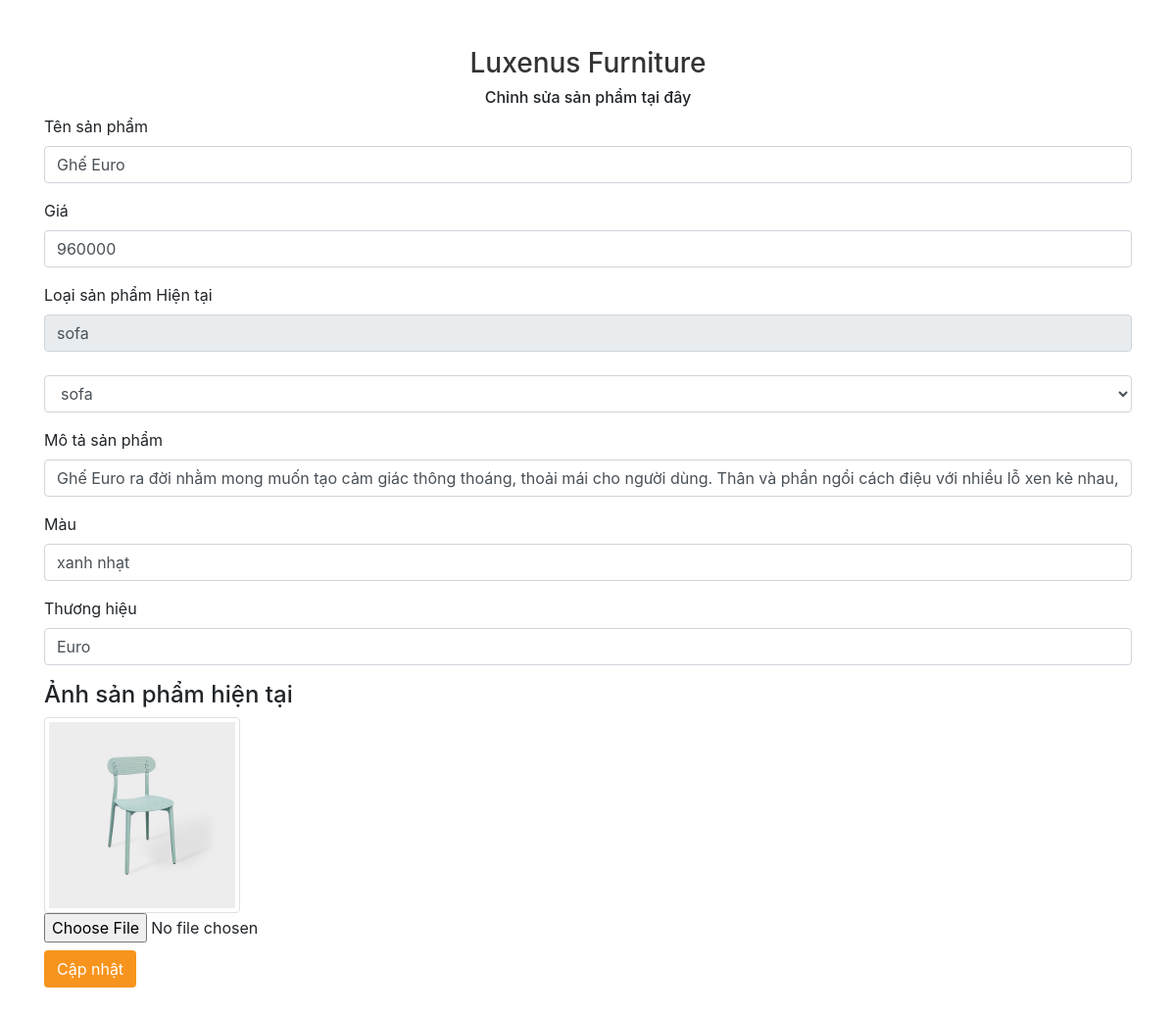
The app's page /admin/edit_product.php?id=5, older data.
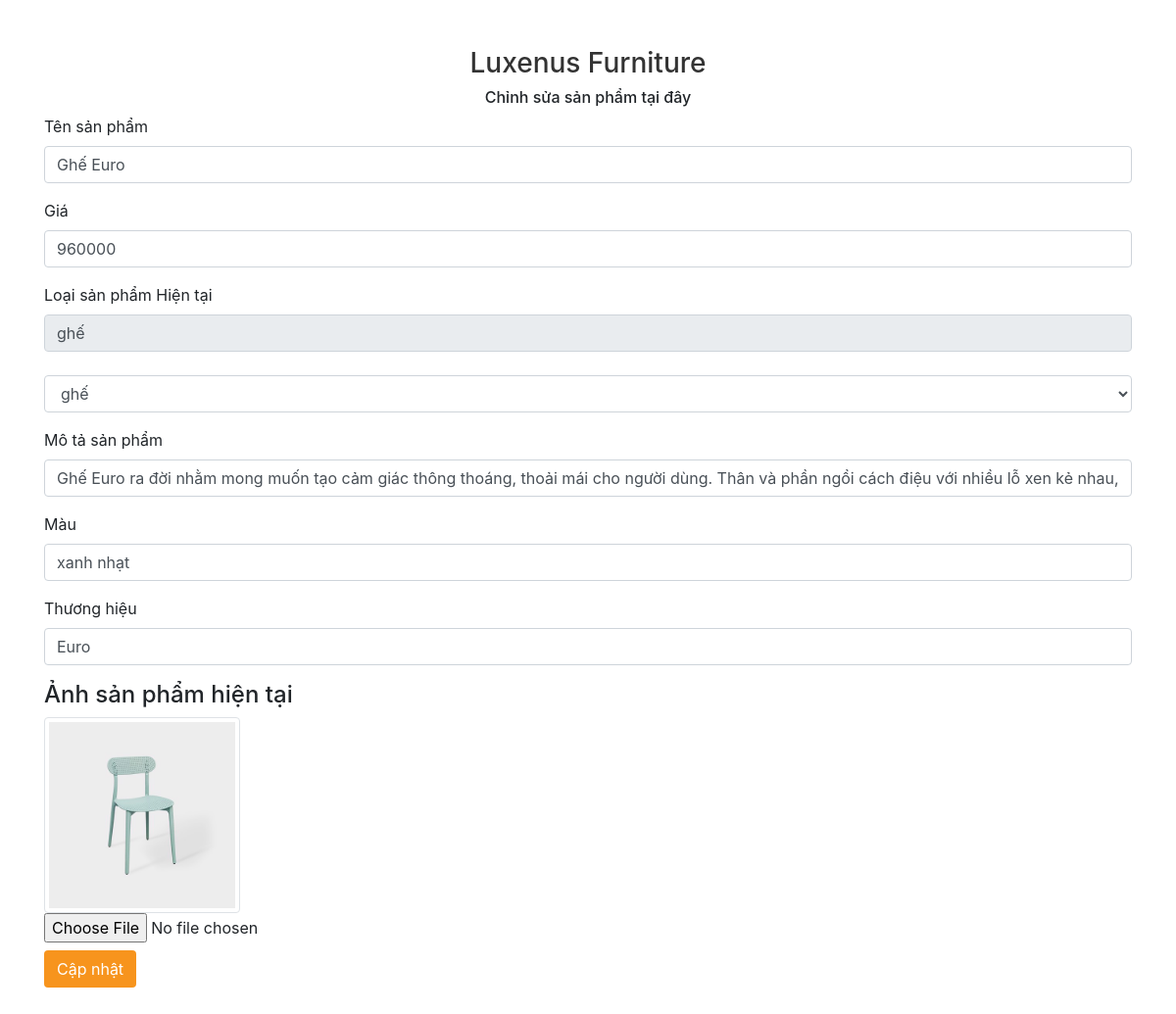
The same page, newer data.
### tables this page shows
CREATE TABLE `product` (
  `id` int(11) NOT NULL,
  `product_name` varchar(50) NOT NULL,
  `price` int(11) NOT NULL,
  `category_id` int(11) NOT NULL,
  `description` text NOT NULL,
  `color` varchar(30) NOT NULL,
  `brand` varchar(30) NOT NULL,
  `img` text NOT NULL
);

CREATE TABLE `category` (
  `id` int(11) NOT NULL,
  `category_name` varchar(20) DEFAULT NULL
);

### admin/handleFunction_admin_page.php (called while the page is built, shortened)
<?php
    function get_data_product($id){
        include '../model/PDOconnect.php';
        $sql = "select * from category ct join product p on ct.id = p.category_id where p.id = ?";
        $stmt = $conn -> prepare($sql);
        $stmt->execute([$id]);
        $result = $stmt -> fetch();
        return $result;
    }
    function get_category_name(){
        include '../model/PDOconnect.php';
        $sql = "select * from category";
        $stmt = $conn -> prepare($sql);
        $stmt->execute();
        $result = $stmt -> fetchAll();
        return $result;
    }
?>

### admin/edit_product.php (the view, shortened to what this page needs)
<?php
    include './handleFunction_admin_page.php';
    if(isset($_GET['id'])){
        $id = $_GET['id'];
        $product_data = get_data_product($id);
        $product = get_category_name();
        }
?>
<!DOCTYPE html>
<html lang="en">
<head>
    <link rel="stylesheet" href="https://cdn.jsdelivr.net/npm/bootstrap@4.6.2/dist/css/bootstrap.min.css">
    <link rel="stylesheet" href="https://cdnjs.cloudflare.com/ajax/libs/font-awesome/5.15.4/css/all.min.css" />
    <link rel="stylesheet" href="css/style.css" type="text/css">
</head>
<body>
    <main class="container">
        <a id="back_to_home_admin" href="./admin.php">
            <h3 class="text-center mt-5">Luxenus Furniture</h3>
        </a>
        <h6 class="text-center">Chỉnh sửa sản phẩm tại đây</h6>
        <form method="post" action="?edit_product&id=<?php if(isset($_GET['id'])) echo $_GET['id']?>" class="mb-5" enctype="multipart/form-data">
            <div class="form-group">
                <label for="name_product_edit">Tên sản phẩm</label>
                <input type="text" class="form-control" id="name_product_edit" name="name_product_edit" value="<?php echo $product_data['product_name']?>" required>
            </div>
            <div class="form-group">
                <label for="price_product_edit">Giá</label>
                <input type="text" class="form-control" id="price_product_edit" name="price_product_edit" value="<?php echo $product_data['price']?>" required>
            </div>
            <div class="form-group">
                <label for="type_product_edit">Loại sản phẩm</label>
                <span>Hiện tại</span>
                <input type="text" class="form-control" id="type_product_edit" name="type_product_edit_old" value="<?php echo $product_data['category_name']?>" disabled>
                <br>
                <select id="type_product_edit" name="type_product_edit" class="form-control" required>
                    <?php foreach($product as $value) {?>
                        <option value="<?php echo $value['category_name']?>" <?php if($value['category_name'] == $product_data['category_name'] ) echo 'selected';?>><?php echo $value['category_name'];?></option>
                    <?php }?>
                </select>
            </div>
            <div class="form-group">
                <label for="des_product_edit">Mô tả sản phẩm</label>
                <div>
                    <input type="text" class="form-control" id="description_product_edit" name="description_product_edit" value="<?php echo $product_data['description']?>" required>
                </div>
            </div>
            <div class="form-group">
                <label for="color_product_edit">Màu</label>
                <input type="text" class="form-control" id="color_product_edit" name="color_product_edit" value="<?php echo $product_data['color']?>" required>
            </div>
            <div class="form-group">
                <label for="brand_product_edit">Thương hiệu</label>
                <input type="text" class="form-control" id="brand_product_edit" name="brand_product_edit" value="<?php echo $product_data['brand']?>" required>
            </div>
            <div>
                <h4>Ảnh sản phẩm hiện tại</h4>
                <img src="./upload/<?php echo $product_data['img']?>" class="img-thumbnail" alt="..." width="200px" height="200px">
            </div>
            <div class="custom-file">
                <input type="file"
                id="fileToUpload" name="img_product"
                accept="image/png, image/jpeg">
            </div>
            <button id="btn_edit_product_edit" name="btn_edit_product" type="submit" class="btn">Cập nhật</button>
        </form>
    </main>
</body>
</html>

Row changes from the older to the newer data that the page shows:
changed product "Ghế Euro": type_product_edit_old "sofa" → "ghế"
Text that changed along with them:
form field type_product_edit: "sofa" → "ghế"
